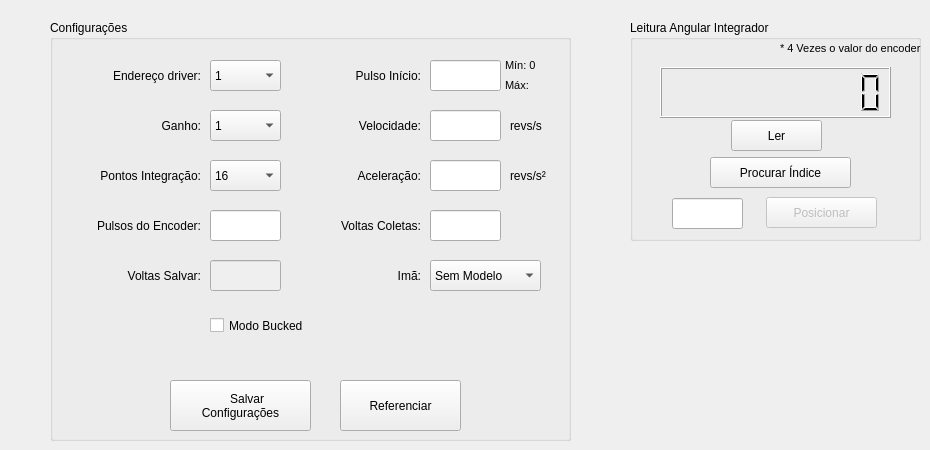
    <widget class="QWidget" name="tab_3">
     <attribute name="title">
      <string>Integrador</string>
     </attribute>
     <widget class="QGroupBox" name="groupBox_3">
      <property name="geometry">
       <rect>
        <x>630</x>
        <y>20</y>
        <width>291</width>
        <height>221</height>
       </rect>
      </property>
      <property name="title">
       <string>Leitura Angular Integrador</string>
      </property>
      <property name="checkable">
       <bool>false</bool>
      </property>
      <property name="checked">
       <bool>false</bool>
      </property>
      <widget class="QLCDNumber" name="lcdNumber">
       <property name="geometry">
        <rect>
         <x>30</x>
         <y>47</y>
         <width>231</width>
         <height>51</height>
        </rect>
       </property>
       <property name="numDigits">
        <number>10</number>
       </property>
      </widget>
      <widget class="QPushButton" name="ler_encoder">
       <property name="geometry">
        <rect>
         <x>101</x>
         <y>100</y>
         <width>91</width>
         <height>31</height>
        </rect>
       </property>
       <property name="text">
        <string>Ler</string>
       </property>
      </widget>
      <widget class="QPushButton" name="ProcuraIndice">
       <property name="geometry">
        <rect>
         <x>80</x>
         <y>137</y>
         <width>141</width>
         <height>31</height>
        </rect>
       </property>
       <property name="text">
        <string>Procurar Índice</string>
       </property>
       <property name="icon">
        <iconset>
         <normaloff>imagens/find.png</normaloff>imagens/find.png</iconset>
       </property>
      </widget>
      <widget class="QPushButton" name="posicionar">
       <property name="enabled">
        <bool>false</bool>
       </property>
       <property name="geometry">
        <rect>
         <x>136</x>
         <y>177</y>
         <width>111</width>
         <height>31</height>
        </rect>
       </property>
       <property name="text">
        <string>Posicionar</string>
       </property>
      </widget>
      <widget class="QLineEdit" name="posicao_angular">
       <property name="geometry">
        <rect>
         <x>42</x>
         <y>178</y>
         <width>71</width>
         <height>31</height>
        </rect>
       </property>
      </widget>
      <widget class="QLabel" name="label_66">
       <property name="geometry">
        <rect>
         <x>150</x>
         <y>13</y>
         <width>161</width>
         <height>31</height>
        </rect>
       </property>
       <property name="font">
        <font>
         <pointsize>8</pointsize>
        </font>
       </property>
       <property name="text">
        <string>* 4 Vezes o valor do encoder</string>
       </property>
      </widget>
     </widget>
     <widget class="QGroupBox" name="groupBox_2">
      <property name="geometry">
       <rect>
        <x>50</x>
        <y>20</y>
        <width>521</width>
        <height>421</height>
       </rect>
      </property>
      <property name="title">
       <string>Configurações</string>
      </property>
      <widget class="QLabel" name="label_2">
       <property name="geometry">
        <rect>
         <x>100</x>
         <y>90</y>
         <width>51</width>
         <height>31</height>
        </rect>
       </property>
       <property name="text">
        <string>Ganho:</string>
       </property>
       <property name="alignment">
        <set>Qt::AlignRight|Qt::AlignTrailing|Qt::AlignVCenter</set>
       </property>
      </widget>
      <widget class="QPushButton" name="configurar_integrador">
       <property name="geometry">
        <rect>
         <x>290</x>
         <y>360</y>
         <width>121</width>
         <height>51</height>
        </rect>
       </property>
       <property name="text">
        <string>Referenciar</string>
       </property>
       <property name="icon">
        <iconset>
         <normaloff>../bobininha/imagens/configure.png</normaloff>../bobininha/imagens/configure.png</iconset>
       </property>
       <property name="iconSize">
        <size>
         <width>20</width>
         <height>20</height>
        </size>
       </property>
      </widget>
      <widget class="QLineEdit" name="pulsos_trigger">
       <property name="geometry">
        <rect>
         <x>380</x>
         <y>40</y>
         <width>71</width>
         <height>31</height>
        </rect>
       </property>
      </widget>
      <widget class="QLineEdit" name="pulsos_encoder">
       <property name="geometry">
        <rect>
         <x>160</x>
         <y>190</y>
         <width>71</width>
         <height>31</height>
        </rect>
       </property>
       <property name="text">
        <string/>
       </property>
      </widget>
      <widget class="QComboBox" name="pontos_integracao">
       <property name="geometry">
        <rect>
         <x>160</x>
         <y>140</y>
         <width>71</width>
         <height>31</height>
        </rect>
       </property>
       <item>
        <property name="text">
         <string>16</string>
        </property>
       </item>
       <item>
        <property name="text">
         <string>32</string>
        </property>
       </item>
       <item>
        <property name="text">
         <string>64</string>
        </property>
       </item>
       <item>
        <property name="text">
         <string>128</string>
        </property>
       </item>
       <item>
        <property name="text">
         <string>256</string>
        </property>
       </item>
       <item>
        <property name="text">
         <string>512</string>
        </property>
       </item>
      </widget>
      <widget class="QLabel" name="label_15">
       <property name="geometry">
        <rect>
         <x>260</x>
         <y>40</y>
         <width>111</width>
         <height>31</height>
        </rect>
       </property>
       <property name="text">
        <string>Pulso Início:</string>
       </property>
       <property name="alignment">
        <set>Qt::AlignRight|Qt::AlignTrailing|Qt::AlignVCenter</set>
       </property>
      </widget>
      <widget class="QLabel" name="label_14">
       <property name="geometry">
        <rect>
         <x>0</x>
         <y>190</y>
         <width>151</width>
         <height>31</height>
        </rect>
       </property>
       <property name="text">
        <string>Pulsos do Encoder:</string>
       </property>
       <property name="alignment">
        <set>Qt::AlignRight|Qt::AlignTrailing|Qt::AlignVCenter</set>
       </property>
      </widget>
      <widget class="QComboBox" name="ganho">
       <property name="geometry">
        <rect>
         <x>160</x>
         <y>90</y>
         <width>71</width>
         <height>31</height>
        </rect>
       </property>
       <item>
        <property name="text">
         <string>1</string>
        </property>
       </item>
       <item>
        <property name="text">
         <string>2</string>
        </property>
       </item>
       <item>
        <property name="text">
         <string>5</string>
        </property>
       </item>
       <item>
        <property name="text">
         <string>10</string>
        </property>
       </item>
       <item>
        <property name="text">
         <string>20</string>
        </property>
       </item>
       <item>
        <property name="text">
         <string>50</string>
        </property>
       </item>
       <item>
        <property name="text">
         <string>100</string>
        </property>
       </item>
      </widget>
      <widget class="QLabel" name="label_7">
       <property name="geometry">
        <rect>
         <x>10</x>
         <y>140</y>
         <width>141</width>
         <height>31</height>
        </rect>
       </property>
       <property name="text">
        <string>Pontos Integração:</string>
       </property>
       <property name="alignment">
        <set>Qt::AlignRight|Qt::AlignTrailing|Qt::AlignVCenter</set>
       </property>
      </widget>
      <widget class="QLineEdit" name="voltas_offset">
       <property name="geometry">
        <rect>
         <x>380</x>
         <y>190</y>
         <width>71</width>
         <height>31</height>
        </rect>
       </property>
      </widget>
      <widget class="QLabel" name="label_16">
       <property name="geometry">
        <rect>
         <x>260</x>
         <y>190</y>
         <width>111</width>
         <height>31</height>
        </rect>
       </property>
       <property name="text">
        <string>Voltas Coletas:</string>
       </property>
       <property name="alignment">
        <set>Qt::AlignRight|Qt::AlignTrailing|Qt::AlignVCenter</set>
       </property>
      </widget>
      <widget class="QLabel" name="label_67">
       <property name="geometry">
        <rect>
         <x>290</x>
         <y>140</y>
         <width>81</width>
         <height>31</height>
        </rect>
       </property>
       <property name="text">
        <string>Aceleração:</string>
       </property>
       <property name="alignment">
        <set>Qt::AlignRight|Qt::AlignTrailing|Qt::AlignVCenter</set>
       </property>
      </widget>
      <widget class="QLineEdit" name="velocidade_int">
       <property name="geometry">
        <rect>
         <x>380</x>
         <y>90</y>
         <width>71</width>
         <height>31</height>
        </rect>
       </property>
      </widget>
      <widget class="QLabel" name="label_63">
       <property name="geometry">
        <rect>
         <x>460</x>
         <y>90</y>
         <width>51</width>
         <height>31</height>
        </rect>
       </property>
       <property name="text">
        <string>revs/s</string>
       </property>
      </widget>
      <widget class="QLineEdit" name="aceleracao_int">
       <property name="geometry">
        <rect>
         <x>380</x>
         <y>140</y>
         <width>71</width>
         <height>31</height>
        </rect>
       </property>
      </widget>
      <widget class="QLabel" name="label_65">
       <property name="geometry">
        <rect>
         <x>290</x>
         <y>90</y>
         <width>81</width>
         <height>31</height>
        </rect>
       </property>
       <property name="text">
        <string>Velocidade:</string>
       </property>
       <property name="alignment">
        <set>Qt::AlignRight|Qt::AlignTrailing|Qt::AlignVCenter</set>
       </property>
      </widget>
      <widget class="QLabel" name="label_64">
       <property name="geometry">
        <rect>
         <x>460</x>
         <y>140</y>
         <width>51</width>
         <height>31</height>
        </rect>
       </property>
       <property name="text">
        <string>revs/s²</string>
       </property>
      </widget>
      <widget class="QComboBox" name="EndDriver">
       <property name="geometry">
        <rect>
         <x>160</x>
         <y>40</y>
         <width>71</width>
         <height>31</height>
        </rect>
       </property>
       <item>
        <property name="text">
         <string>1</string>
        </property>
       </item>
       <item>
        <property name="text">
         <string>2</string>
        </property>
       </item>
      </widget>
      <widget class="QLabel" name="label_36">
       <property name="geometry">
        <rect>
         <x>30</x>
         <y>40</y>
         <width>121</width>
         <height>31</height>
        </rect>
       </property>
       <property name="text">
        <string>Endereço driver:</string>
       </property>
       <property name="alignment">
        <set>Qt::AlignRight|Qt::AlignTrailing|Qt::AlignVCenter</set>
       </property>
      </widget>
      <widget class="QPushButton" name="salvar_config">
       <property name="geometry">
        <rect>
         <x>120</x>
         <y>360</y>
         <width>141</width>
         <height>51</height>
        </rect>
       </property>
       <property name="text">
        <string>    Salvar
Configurações</string>
       </property>
       <property name="icon">
        <iconset>
         <normaloff>../bobininha/imagens/save.png</normaloff>../bobininha/imagens/save.png</iconset>
       </property>
       <property name="iconSize">
        <size>
         <width>20</width>
         <height>20</height>
        </size>
       </property>
      </widget>
      <widget class="QCheckBox" name="Bucked">
       <property name="geometry">
        <rect>
         <x>160</x>
         <y>290</y>
         <width>121</width>
         <height>31</height>
        </rect>
       </property>
       <property name="text">
        <string>Modo Bucked</string>
       </property>
      </widget>
      <widget class="QComboBox" name="TipoIma">
       <property name="geometry">
        <rect>
         <x>380</x>
         <y>240</y>
         <width>111</width>
         <height>31</height>
        </rect>
       </property>
       <item>
        <property name="text">
         <string>Sem Modelo</string>
        </property>
       </item>
       <item>
        <property name="text">
         <string>Dipolo</string>
        </property>
       </item>
       <item>
        <property name="text">
         <string>Quadrupolo</string>
        </property>
       </item>
       <item>
        <property name="text">
         <string>Sextupolo</string>
        </property>
       </item>
      </widget>
      <widget class="QLabel" name="label_49">
       <property name="geometry">
        <rect>
         <x>290</x>
         <y>240</y>
         <width>81</width>
         <height>31</height>
        </rect>
       </property>
       <property name="text">
        <string>Imã:</string>
       </property>
       <property name="alignment">
        <set>Qt::AlignRight|Qt::AlignTrailing|Qt::AlignVCenter</set>
       </property>
      </widget>
      <widget class="QLineEdit" name="filtro_voltas">
       <property name="enabled">
        <bool>false</bool>
       </property>
       <property name="geometry">
        <rect>
         <x>160</x>
         <y>240</y>
         <width>71</width>
         <height>31</height>
        </rect>
       </property>
      </widget>
      <widget class="QLabel" name="label_21">
       <property name="geometry">
        <rect>
         <x>50</x>
         <y>240</y>
         <width>101</width>
         <height>31</height>
        </rect>
       </property>
       <property name="text">
        <string>Voltas Salvar:</string>
       </property>
       <property name="alignment">
        <set>Qt::AlignRight|Qt::AlignTrailing|Qt::AlignVCenter</set>
       </property>
      </widget>
      <widget class="QLabel" name="label_68">
       <property name="geometry">
        <rect>
         <x>455</x>
         <y>30</y>
         <width>41</width>
         <height>31</height>
        </rect>
       </property>
       <property name="font">
        <font>
         <pointsize>8</pointsize>
        </font>
       </property>
       <property name="text">
        <string>Mín: 0</string>
       </property>
      </widget>
      <widget class="QLabel" name="label_69">
       <property name="geometry">
        <rect>
         <x>455</x>
         <y>50</y>
         <width>61</width>
         <height>31</height>
        </rect>
       </property>
       <property name="font">
        <font>
         <pointsize>8</pointsize>
        </font>
       </property>
       <property name="text">
        <string>Máx: </string>
       </property>
      </widget>
     </widget>
    </widget>
